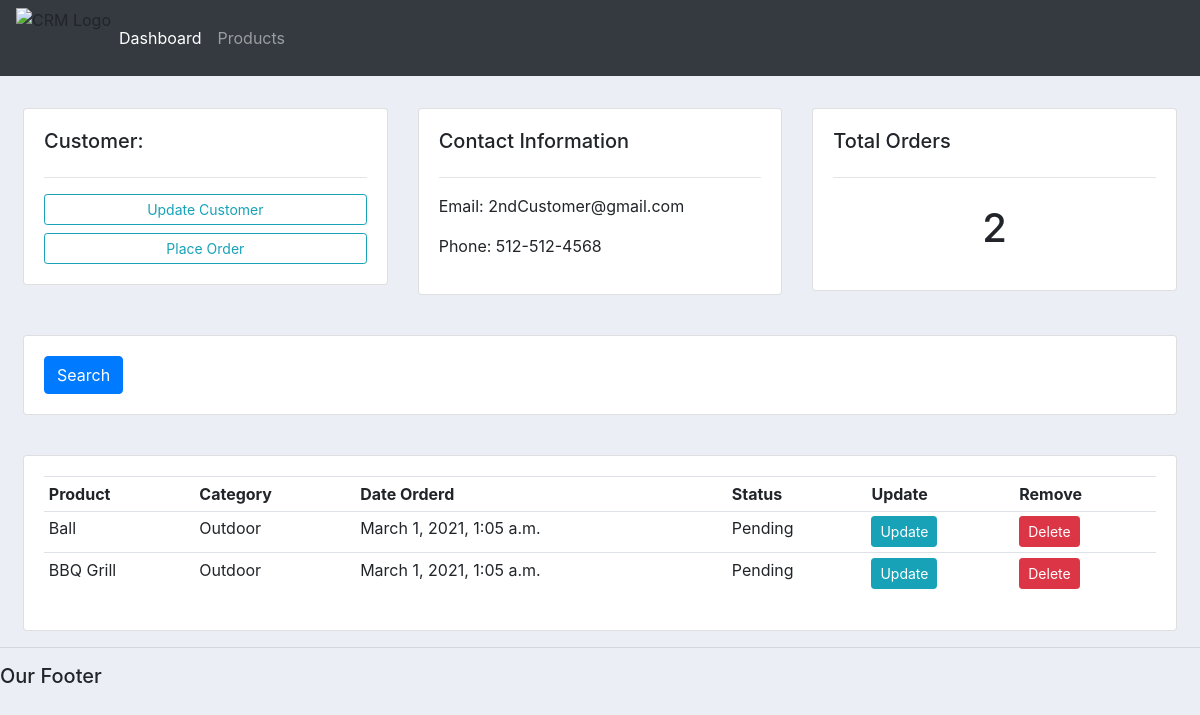
Before: /customer/2 with the older database file.
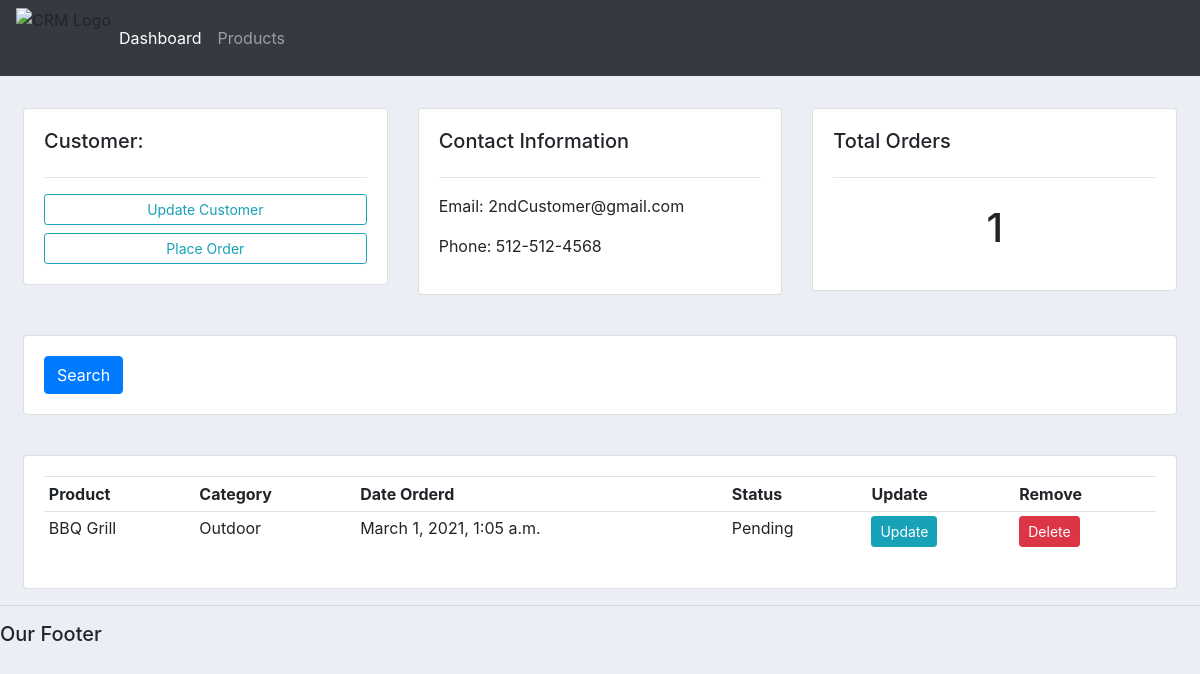
After: the same page with the newer database file.
### accounts/models.py (models this page shows, shortened)
class Order(models.Model):
    STATUS = ( #tuple
        ('Pending', 'Pending'),
        ('Out of Delivery', 'Out of Delivery'),
        ('Delivered', 'Delivered'),
    )
    customer = models.ForeignKey(Customer,null=True, on_delete=models.SET_NULL) #whenever customer got delete, the order will remain in database with null value
    product = models.ForeignKey(Product,null=True, on_delete=models.SET_NULL)
    date_created = models.DateTimeField(auto_now_add=True)
    status = models.CharField(max_length=200, null=True, choices=STATUS)

class Product(models.Model):
    CATEGORY = ( #tuple
        ('Indoor', 'Indoor'),
        ('Outdoor', 'Outdoor'),
    )
    name = models.CharField(max_length=200, null=True)
    price = models.FloatField(null=True)
    category = models.CharField(max_length=200, null=True, choices=CATEGORY)
    description = models.CharField(max_length=200, null=True, blank=True) #blank=True similar to null=True, but null=True is for form
    date_created = models.DateTimeField(auto_now_add=True, null=True)
    tag = models.ManyToManyField(Tag)
    def __str__(self):
        return self.name

### accounts/views.py (the view)
# urls.py: path('customer/<str:pk>', views.customer, name="customer"),
def customer(request, pk): #make the url dynamic using pk as the param
    customer = Customer.objects.get(id=pk)
    orders = customer.order_set.all() #grabing al the orders from the child subfield
    order_count = orders.count()
    context = {'customer': customer, 'orders': orders, 'order_count': order_count}
    return render(request, 'accounts/customer.html', context)

### accounts/templates/accounts/customer.html
{% extends 'accounts/main.html' %}
{% block content %}
<br>
<div class="row m-2">
	<div class="col-md">
		<div class="card card-body">
			<h5>Customer:</h5>
			<hr>
			<a class="btn btn-outline-info  btn-sm btn-block" href="">Update Customer</a>
			<a class="btn btn-outline-info  btn-sm btn-block" href="{% url 'create_order' customer.id %}">Place Order</a>
		</div>
	</div>
	<div class="col-md">
		<div class="card card-body">
			<h5>Contact Information</h5>
			<hr>
			<p>Email: {{customer.email}}</p>
			<p>Phone: {{customer.phone}}</p>
		</div>
	</div>
	<div class="col-md">
		<div class="card card-body">
			<h5>Total Orders</h5>
			<hr>
			<h1 style="text-align: center;padding: 10px">{{order_count}}</h1>
		</div>
	</div>
</div>
<br>
<div class="row m-2">
	<div class="col">
		<div class="card card-body">
			<form method="get">
		    <button class="btn btn-primary" type="submit">Search</button>
		  </form>
		</div>
	</div>
</div>
<br>
<div class="row m-2">
	<div class="col-md">
		<div class="card card-body">
			<table class="table table-sm">
				<tr>
					<th>Product</th>
					<th>Category</th>
					<th>Date Orderd</th>
					<th>Status</th>
					<th>Update</th>
					<th>Remove</th>
				</tr>
				{% for order in orders %}
					<tr>
						<td>{{order.product}}</td>
						<td>{{order.product.category}}</td>
						<td>{{order.date_created}}</td>
						<td>{{order.status}}</td>
						<td><a href="{% url 'update_order' order.id %}" class="btn btn-info btn-sm">Update</a></td>
                        <td><a href="{% url 'delete_order' order.id %}" class="btn btn-danger btn-sm">Delete</a></td>
					</tr>
				{% endfor %}
			</table>
		</div>
	</div>
</div>
{% endblock content %}

Changed rows visible on the page:
removed Order: product "Ball", product.category "Outdoor", date_created "March 1, 2021, 1:05 a.m.", status "Pending"
Other visible differences:
{{ order_count }}: "2" → "1"
